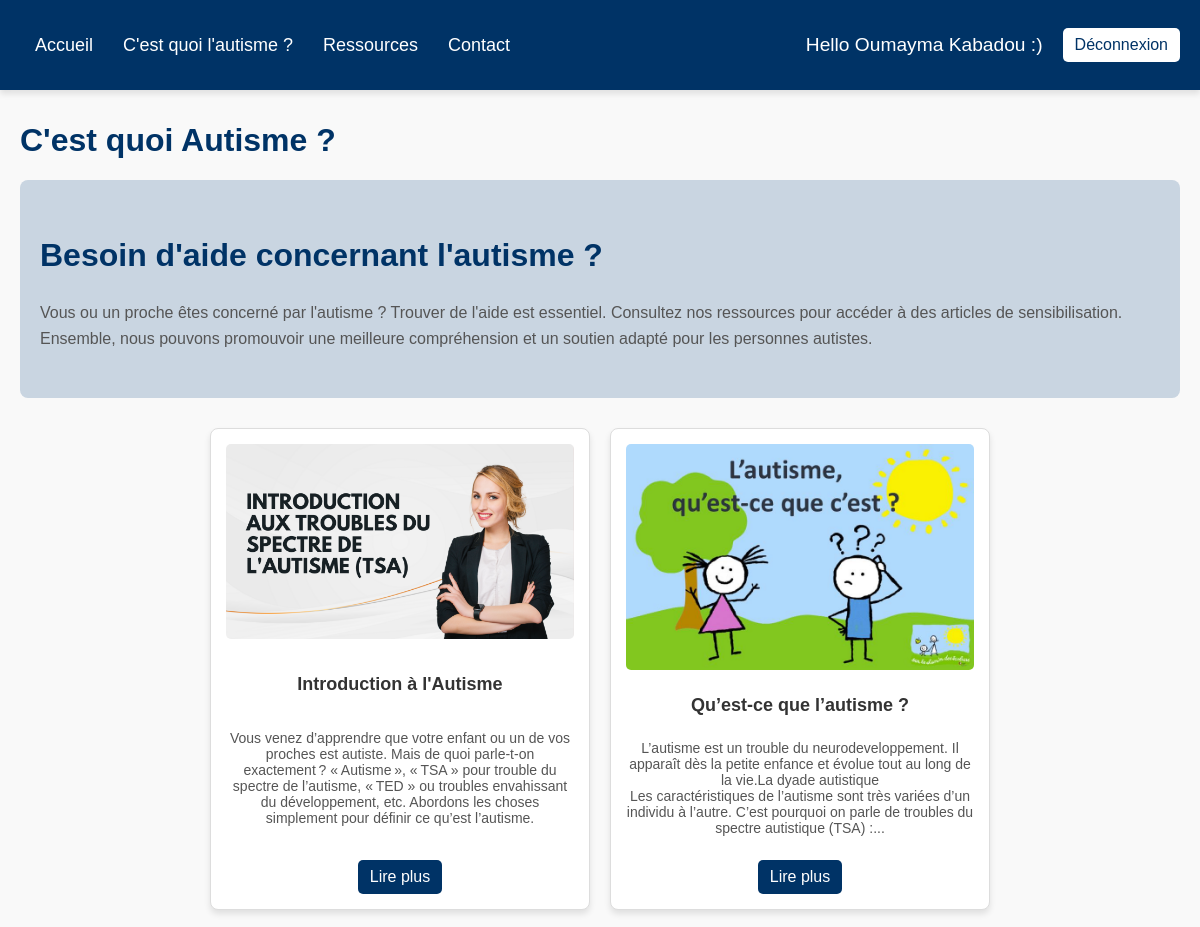
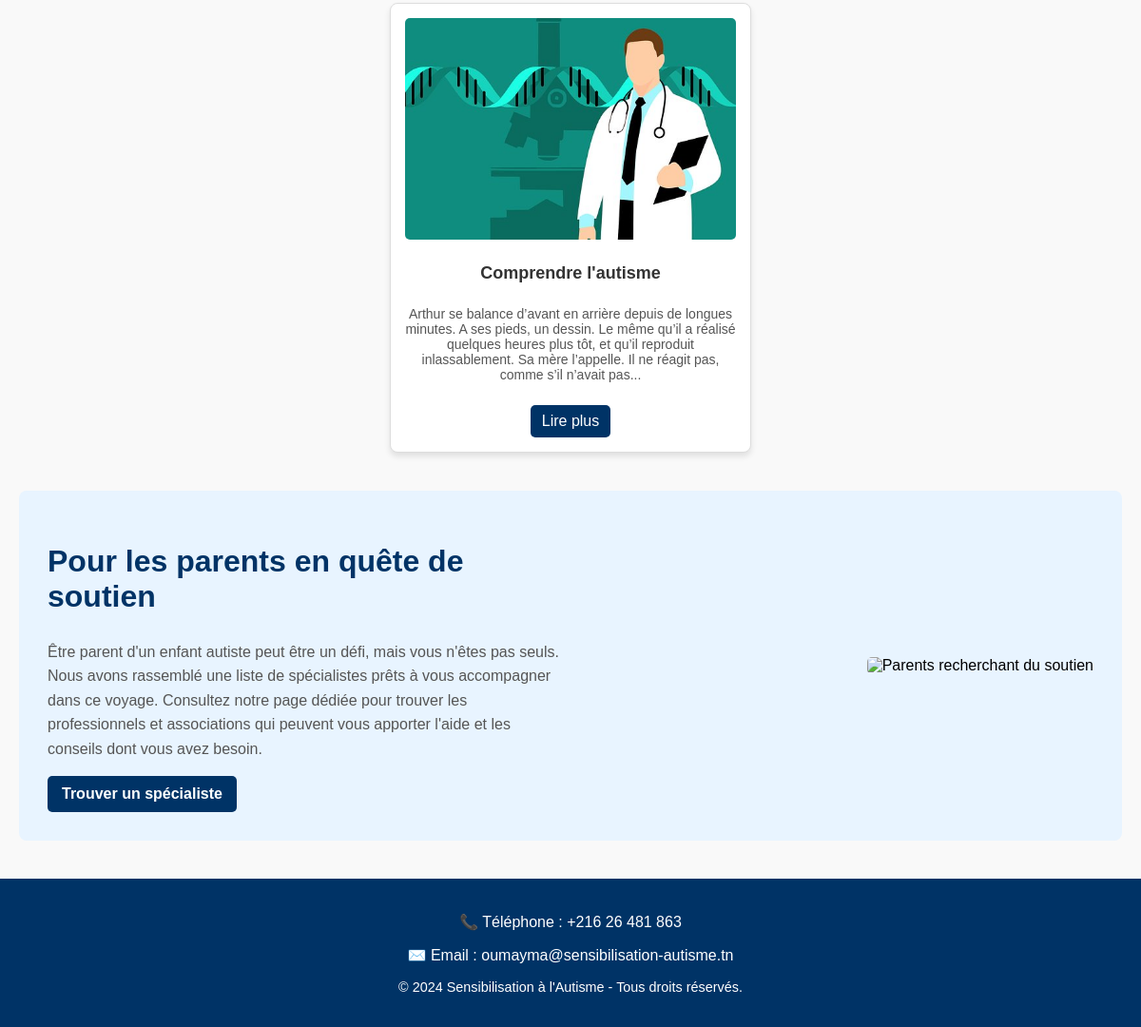
The app's page /sensibilisation.php (signed in) with its own data (2 pictures, top to bottom).
### tables this page shows
CREATE TABLE `users` (
  `ID` int(11) NOT NULL,
  `firstName` varchar(255) NOT NULL,
  `lastName` varchar(255) NOT NULL,
  `email` varchar(255) NOT NULL,
  `password` varchar(50) NOT NULL
);

CREATE TABLE `articles_sensibilisation` (
  `ID` int(11) NOT NULL,
  `titre` varchar(255) NOT NULL,
  `contenu` text NOT NULL,
  `liens` text DEFAULT NULL,
  `image` varchar(255) NOT NULL
);

### sensibilisation.php (the view, shortened to what this page needs)
<?php
include("connect.php");
$query = "SELECT * FROM articles_sensibilisation";
$result = mysqli_query($conn, $query);
?>
<!DOCTYPE html>
<html lang="fr">
<head>
    <link rel="stylesheet" href="style.css">
</head>
<body>
<header>
        <nav>
            <ul>
                <li><a href="homepage.php">Accueil</a></li>
                <li><a href="#">C'est quoi l'autisme ?</a></li>
                <li><a href="ressources.php">Ressources</a></li>
                <li><a href="contact_spécialistes.php">Contact</a></li>
            </ul>
            <div class="user-info">
                <?php
                if (isset($_SESSION['email'])) {
                    $email = $_SESSION['email'];
                    $query = mysqli_query($conn, "SELECT firstName, lastName FROM users WHERE email='$email'");
                    if ($row = mysqli_fetch_assoc($query)) {
                        echo '<p class="welcome-message">Hello ' . htmlspecialchars($row['firstName']) . ' ' . htmlspecialchars($row['lastName']) . ' :)</p>';
                        echo '<a href="logout.php" class="logout-button">Déconnexion</a>';
                    }
                } else {
                    echo '<a href="index.php" class="login-button">Connexion</a>';
                }
                ?>
            </div>
        </nav>
    </header>
    <main>
        <h1>C'est quoi Autisme ?</h1>
        <section class="definition-section">
            <h1>Besoin d'aide concernant l'autisme ?</h1>
            <p>
                Vous ou un proche êtes concerné par l'autisme ? Trouver de l'aide est essentiel.
                Consultez nos ressources pour accéder à des articles de sensibilisation.
                Ensemble, nous pouvons promouvoir une meilleure compréhension et un soutien adapté pour les personnes autistes.
            </p>
        </section>
        <section class="articles-section">
            <?php
            if (mysqli_num_rows($result) > 0) {
                while ($article = mysqli_fetch_assoc($result)) {
                    echo '<div class="article-box">';
                    $image = !empty($article['image']) ? htmlspecialchars($article['image']) : 'images/default.jpg';
                    echo '<img src="' . $image . '" alt="' . htmlspecialchars($article['titre']) . '">';
                    echo '<h2>' . htmlspecialchars($article['titre']) . '</h2>';
                    echo '<p>' . nl2br(htmlspecialchars($article['contenu'])) . '</p>';
                    if (!empty($article['liens'])) {
                        echo '<a href="' . htmlspecialchars($article['liens']) . '" target="_blank">Lire plus</a>';
                    }
                    echo '</div>';
                }
            } else {
                echo '<p>Aucun article disponible pour le moment.</p>';
            }
            ?>
        </section>
        <section class="parents-section">
            <div class="text-content">
                <h1>Pour les parents en quête de soutien</h1>
                <p>
                    Être parent d'un enfant autiste peut être un défi, mais vous n'êtes pas seuls.
                    Nous avons rassemblé une liste de spécialistes prêts à vous accompagner dans ce voyage.
                    Consultez notre page dédiée pour trouver les professionnels et associations qui peuvent vous apporter l'aide
                    et les conseils dont vous avez besoin.
                </p>
                <a href="contact_spécialistes.php" class="specialistes-link">Trouver un spécialiste</a>
            </div>
            <div class="image-content">
                <img src="images/doctor.jpg" alt="Parents recherchant du soutien">
            </div>
        </section>
    </main>
    <footer>
        <div class="footer-content">
            <p>📞 Téléphone : +216 26 481 863</p>
            <p>✉️ Email : oumayma@sensibilisation-autisme.tn</p>
        </div>
        <div class="footer-bottom">
            <p>© 2024 Sensibilisation à l'Autisme - Tous droits réservés.</p>
        </div>
    </footer>
</body>
</html>

### style.css (style rules this page uses)
body { font-family: Arial, sans-serif; margin: 0; padding: 0; background-color: #f4f4f4; }
header { background-color: #003366; padding: 10px; }
nav { display: flex; justify-content: space-between; align-items: center; }
nav ul { list-style: none; margin: 0; padding: 0; display: flex; }
nav ul li { margin: 0 15px; }
nav ul li a { color: white; text-decoration: none; font-size: 18px; transition: color 0.3s; }
.user-info { display: flex; align-items: center; justify-content: flex-end; gap: 20px; }
.user-info .welcome-message { font-size: 1.2em; color: white; }
.logout-button { background-color: white; color: #003366; padding: 10px 15px; border: none; border-radius: 5px; font-size: 16px; text-decoration: none; transition: background-color 0.3s; }
body > *:not(.hero) { padding-left: 20px; padding-right: 20px; }
footer { background-color: #003366; color: white; padding: 20px 0; text-align: center; }
footer .footer-content { margin-bottom: 10px; }
footer .footer-bottom p { font-size: 0.9em; }

### sensibilisation.php (style rules this page uses)
body { font-family: Arial, sans-serif; margin: 0; padding: 0; background-color: #f9f9f9; }
h1 { color: #003366; font-size: 32px; text-align: left; }
main { padding: 10px 100px; }
header { background-color: #003366; padding: 15px 30px; box-shadow: 0 4px 6px rgba(0, 0, 0, 0.1); }
nav { display: flex; justify-content: space-between; align-items: center; }
.user-info { display: flex; align-items: center; justify-content: flex-end; gap: 20px; }
.user-info .welcome-message { font-size: 1.2em; color: white; }
.logout-button, .login-button { background-color:rgb(255, 255, 255); color: #003366; padding: 8px 12px; border: none; border-radius: 5px; font-size: 16px; text-decoration: none; transition: background-color 0.3s; }
.definition-section { text-align: left; background-color:rgb(201, 213, 225); padding: 30px 20px; margin-bottom: 30px; border-radius: 8px; }
.definition-section p { font-size: 16px; color: #555; margin-top: 10px; line-height: 1.6; }
.articles-section { display: flex; flex-wrap: wrap; gap: 20px; justify-content: center; margin-bottom: 40px; }
.article-box { display: flex; flex-direction: column; justify-content: space-between; background-color: white; border: 1px solid #ddd; border-radius: 8px; padding: 15px; width: 30%; box-shadow: 0 4px 6px rgba(0, 0, 0, 0.1); text-align: center; }
.article-box img { width: 100%; height: auto; border-radius: 5px; margin-bottom: 10px; }
.article-box h2 { font-size: 18px; color: #333; margin-bottom: 10px; }
.article-box p { font-size: 14px; color: #555; }
.article-box a { margin: 10px auto 0; display: inline-block; background-color: #003366; padding: 8px 12px; width: fit-content; color: white; text-decoration: none; border-radius: 5px; display: block; align-items: center; }
.parents-section { display: flex; align-items: center; justify-content: space-between; background-color: #E8F4FF; padding: 30px; border-radius: 8px; margin-bottom: 30px; }
.parents-section .text-content { flex: 1; text-align: left; padding-right: 20px; }
.parents-section .text-content p { font-size: 16px; color: #555; line-height: 1.6; margin-bottom: 15px; }
.parents-section .specialistes-link { display: inline-block; padding: 10px 15px; background-color: #003366; color: white; text-decoration: none; border-radius: 5px; font-weight: bold; }
.parents-section .image-content { flex: 1; text-align: right; }
.article-box img, .parents-section .image-content img { width: 100%; max-height: 253px; object-fit: cover; border-radius: 5px; }
footer { background-color: #003366; color: white; padding: 20px 0; text-align: center; }
footer .footer-content { margin-bottom: 10px; }
footer .footer-bottom p { font-size: 0.9em; }

### records on screen
users: firstName "Oumayma", lastName "Kabadou"
articles_sensibilisation: image (picture), titre "Introduction à l'Autisme", contenu "Vous venez d’apprendre que votre enfant ou un de vos proches est autiste. Mais de quoi parle-t-on exactement ? « Autisme », « TSA » pour trouble du spectre de l’autisme, « TED » ou troubles envahissant du développement, etc. Abordons les choses simplement pour définir ce qu’est l’autisme."
articles_sensibilisation: image (picture), titre "Qu’est-ce que l’autisme ?", contenu "L’autisme est un trouble du neurodeveloppement. Il apparaît dès la petite enfance et évolue tout au long de la vie.La dyade autistique Les caractéristiques de l’autisme sont très variées d’un individu à l’autre. C’est pourquoi on parle de troubles du spectre autistique (TSA) :..."
articles_sensibilisation: image (picture), titre "Comprendre l'autisme", contenu "Arthur se balance d’avant en arrière depuis de longues minutes. A ses pieds, un dessin. Le même qu’il a réalisé quelques heures plus tôt, et qu’il reproduit inlassablement. Sa mère l’appelle. Il ne réagit pas, comme s’il n’avait pas..."
